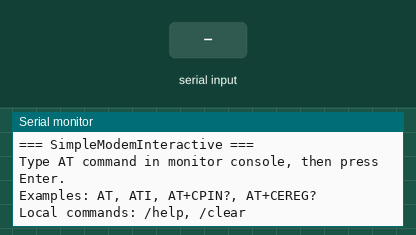
This sketch was run on a simulated Arduino Mega 2560, built with avr-gcc and run on an emulated ATmega2560. Shown: the last lines printed to the serial monitor. Inputs (shaded band) come from the test bench.

Above: at 1.2 s.
1.3 s: "RDY\n" received over Serial
At 2.5 s:
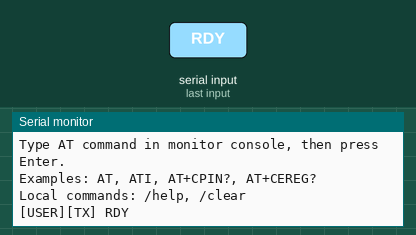
2.8 s: "RDY\n" received over the second serial link
At 3.8 s:
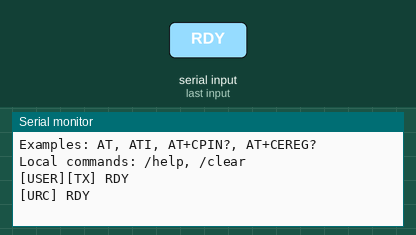
4.3 s: "APP RDY\n" received over Serial
At 4.9 s:
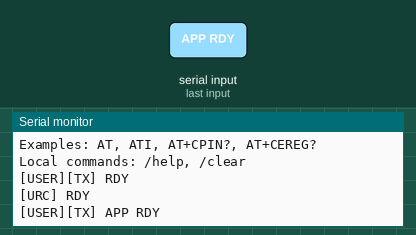
5.8 s: "APP RDY\n" received over the second serial link
At 7.0 s:
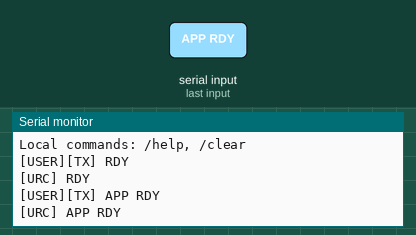
7.3 s: "+CPIN:\n" received over Serial
At 8.4 s:
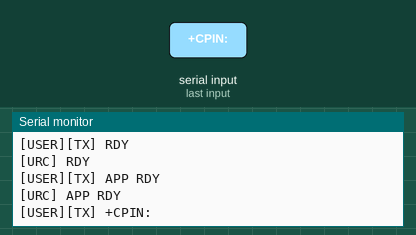
8.8 s: "+CPIN:\n" received over the second serial link
At 9.5 s:
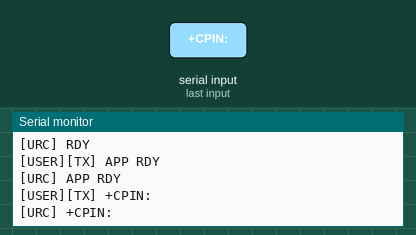

The sketch:

SimpleModemInteractive.ino
```cpp
#include <Arduino.h>

#if defined(ARDUINO_UNO_Q)
#include <Arduino_RouterBridge.h>

#define mySerial        Serial1
#define dbgSerial       Monitor
#endif

#if defined(ARDUINO_ARCH_AVR)
#include <SoftwareSerial.h>

#define mySerial        _mySerial
#define dbgSerial       Serial
SoftwareSerial          _mySerial(12, 13);   // RX, TX
#endif

static const uint32_t   MODEM_BAUDRATE = 115200;
static const uint32_t   DEBUG_BAUDRATE = 115200;

static const uint16_t   RB_SIZE = 256;
volatile uint8_t        ringBuf[RB_SIZE];
volatile uint16_t       ringBufHead = 0;
volatile uint16_t       ringBufTail = 0;

static const uint16_t   LINE_SIZE = 256;
static char             lineBuf[LINE_SIZE];
static uint16_t         lineLen = 0;

static const uint16_t   CONSOLE_SIZE = 96;
static char             consoleBuf[CONSOLE_SIZE];
static uint16_t         consoleLen = 0;

bool ringBufPush(uint8_t c)
{
  uint16_t next = (ringBufHead + 1) % RB_SIZE;
  if (next == ringBufTail) {
    return false;
  }

  ringBuf[ringBufHead] = c;
  ringBufHead = next;
  return true;
}

bool ringBufPop(uint8_t *c)
{
  if (ringBufHead == ringBufTail) {
    return false;
  }

  *c = ringBuf[ringBufTail];
  ringBufTail = (ringBufTail + 1) % RB_SIZE;
  return true;
}

void debugBegin()
{
#if defined(ARDUINO_UNO_Q)
  dbgSerial.begin();
#else
  dbgSerial.begin(DEBUG_BAUDRATE);
#endif
}

void printHelp()
{
  dbgSerial.println(F("=== SimpleModemInteractive ==="));
  dbgSerial.println(F("Type AT command in monitor console, then press Enter."));
  dbgSerial.println(F("Examples: AT, ATI, AT+CPIN?, AT+CEREG?"));
  dbgSerial.println(F("Local commands: /help, /clear"));
  dbgSerial.println();
}

void uartRxTask()
{
  while (mySerial.available() > 0) {
    uint8_t c = (uint8_t)mySerial.read();

    if (!ringBufPush(c)) {
      dbgSerial.println(F("[RB] overflow"));
    }
  }
}

String lineParserTask()
{
  uint8_t c;

  while (ringBufPop(&c)) {
    if (c == '\r') {
      continue;
    }

    if (c == '\n') {
      if (lineLen > 0) {
        lineBuf[lineLen] = '\0';
        lineLen = 0;
        return lineBuf;
      }
      continue;
    }

    if (lineLen < (LINE_SIZE - 1)) {
      lineBuf[lineLen++] = (char)c;
    }
    else {
      lineBuf[lineLen] = '\0';
      dbgSerial.print(F("[LINE] too long, HEX data: "));

      for (uint16_t i = 0; i < 16; i++) {
        if ((uint8_t)lineBuf[i] < 0x10) dbgSerial.print("0");
        dbgSerial.print((uint8_t)lineBuf[i], HEX);
        dbgSerial.print(" ");
      }

      dbgSerial.println();
      lineLen = 0;
    }
  }

  return "";
}

bool isKnownUrc(const String &line)
{
  return (line == "RDY") ||
         (line == "APP RDY") ||
         line.startsWith("+CPIN:") ||
         line.startsWith("+CEREG:") ||
         line.startsWith("+CGREG:") ||
         line.startsWith("+CREG:") ||
         line.startsWith("+CSCON:") ||
         line.startsWith("+CGEV:") ||
         line.startsWith("+QIURC:") ||
         line.startsWith("+NPSMR:");
}

void modemLineTask(const String &line)
{
  if (line.length() == 0) {
    return;
  }

  if (isKnownUrc(line)) {
    dbgSerial.print(F("[URC] "));
  }
  else {
    dbgSerial.print(F("[MODEM] "));
  }

  dbgSerial.println(line);
}

void clearConsoleInput()
{
  consoleLen = 0;
  consoleBuf[0] = '\0';
}

void sendConsoleCommand()
{
  consoleBuf[consoleLen] = '\0';

  if (consoleLen == 0) {
    return;
  }

  if (strcmp(consoleBuf, "/help") == 0) {
    printHelp();
    return;
  }

  if (strcmp(consoleBuf, "/clear") == 0) {
    dbgSerial.println(F("[SYS] input buffer cleared"));
    return;
  }

  dbgSerial.print(F("[USER][TX] "));
  dbgSerial.println(consoleBuf);

  mySerial.print(consoleBuf);
  mySerial.print("\r\n");
}

void consoleRxTask()
{
  while (dbgSerial.available() > 0) {
    char c = (char)dbgSerial.read();

    if (c == '\r') {
      continue;
    }

    if (c == '\n') {
      sendConsoleCommand();
      clearConsoleInput();
      continue;
    }

    if ((c == '\b') || (c == 0x7F)) {
      if (consoleLen > 0) {
        consoleLen--;
        consoleBuf[consoleLen] = '\0';
      }
      continue;
    }

    if (consoleLen < (CONSOLE_SIZE - 1)) {
      consoleBuf[consoleLen++] = c;
    }
    else {
      dbgSerial.println(F("[CONSOLE] command too long, input cleared"));
      clearConsoleInput();
    }
  }
}

void setup()
{
  mySerial.begin(MODEM_BAUDRATE);
  debugBegin();
  clearConsoleInput();
  printHelp();
}

void loop()
{
  String line = "";

  consoleRxTask();       // read monitor console and send user AT command
  uartRxTask();          // read modem UART
  line = lineParserTask();
  modemLineTask(line);   // print modem response and URC
}
```

Measured:
- after the input at 1.3 s, the serial monitor: prints a new line at once (image 1)
- after the input at 2.8 s, the serial monitor: prints a new line at once (image 2)
- after the input at 4.3 s, the serial monitor: prints a new line at once (image 3)
- after the input at 5.8 s, the serial monitor: prints a new line at once (image 4)
- after the input at 7.3 s, the serial monitor: prints a new line at once (image 5)
- after the input at 8.8 s, the serial monitor: prints a new line at once (image 6)
